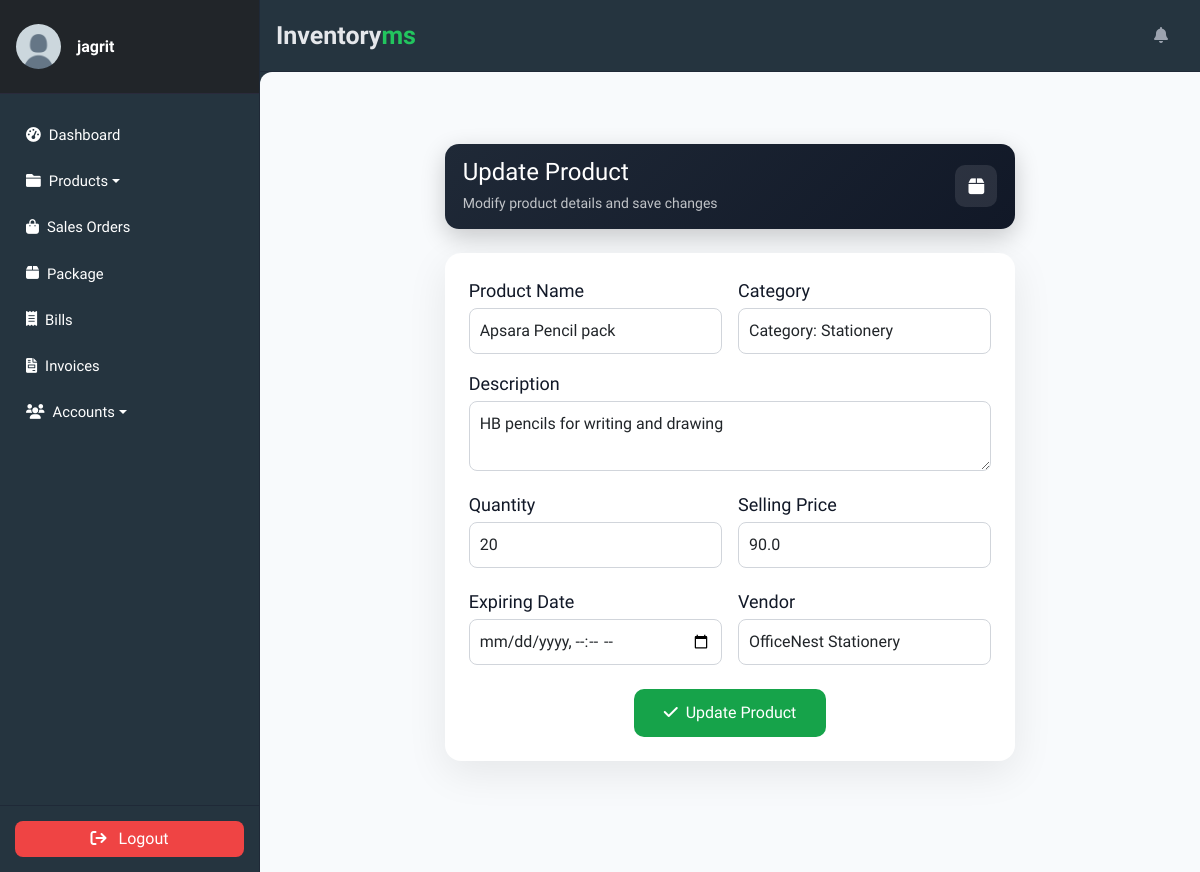
Before: /product/apsara-pencil-pack/update/ (signed in) with the older database file.
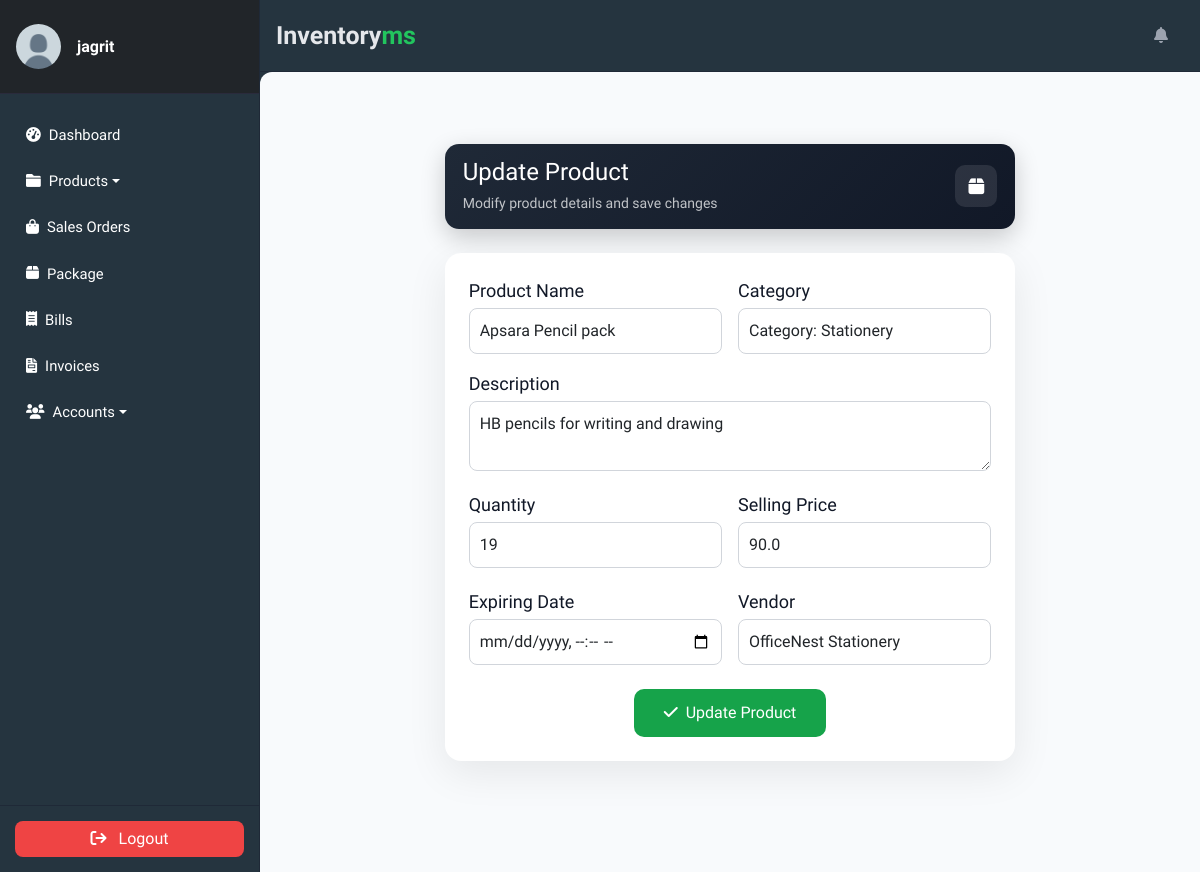
After: the same page with the newer database file.
### store/models.py (models this page shows, shortened)
class Item(models.Model):
    slug = AutoSlugField(unique=True, populate_from='name')
    name = models.CharField(max_length=50)
    sku = models.CharField(max_length=32, unique=True, null=True, blank=True)
    description = models.TextField(max_length=256)
    category = models.ForeignKey(Category, on_delete=models.CASCADE)
    quantity = models.IntegerField(default=0)
    low_stock_threshold = models.PositiveIntegerField(default=5)
    price = models.FloatField(default=0)
    cost_price = models.FloatField(default=0)
    expiring_date = models.DateTimeField(null=True, blank=True)
    vendor = models.ForeignKey(Vendor, on_delete=models.SET_NULL, null=True)
    class Meta:
        ordering = ['name']
        verbose_name_plural = 'Items'

### store/views.py (the view)
# urls.py: path('product/<slug:slug>/update/', ProductUpdateView.as_view(), name='product-update'),
class ProductUpdateView(LoginRequiredMixin, UserPassesTestMixin, UpdateView):
    model = Item
    template_name = "store/productupdate.html"
    form_class = ItemForm
    success_url = "/products"
    def test_func(self):
        if self.request.user.is_superuser:
            return True
        else:
            return False

### store/forms.py
class ItemForm(forms.ModelForm):
    class Meta:
        model = Item
        fields = [
            'name',
            'description',
            'category',
            'quantity',
            'price',
            'expiring_date',
            'vendor'
        ]
        widgets = {
            'name': forms.TextInput(attrs={'class': 'form-control'}),
            'description': forms.Textarea(
                attrs={
                    'class': 'form-control',
                    'rows': 2
                }
            ),
            'category': forms.Select(attrs={'class': 'form-control'}),
            'quantity': forms.NumberInput(attrs={'class': 'form-control'}),
            'price': forms.NumberInput(
                attrs={
                    'class': 'form-control',
                    'step': '0.01'
                }
            ),
            'expiring_date': forms.DateTimeInput(
                attrs={
                    'class': 'form-control',
                    'type': 'datetime-local'
                }
            ),
            'vendor': forms.Select(attrs={'class': 'form-control'}),
        }

### accounts/models.py (called while the page is built)
    def __str__(self):
        return self.name

### store/templates/store/productupdate.html (shortened to what this page needs)
{% extends "store/base.html" %}
{% load static %}
{% block content %}
<div class="container py-5">
    <div class="row justify-content-center mb-4">
        <div class="col-lg-8 col-md-10">
            <div class="header-card d-flex justify-content-between align-items-center">
                <div>
                    <h4 class="mb-1 text-white">Update Product</h4>
                    <small class="text-light opacity-75">
                        Modify product details and save changes
                    </small>
                </div>
                <div class="header-icon">
                    <i class="fa-solid fa-box"></i>
                </div>
            </div>
        </div>
    </div>
    <div class="row justify-content-center">
        <div class="col-lg-8 col-md-10">
            <div class="card form-card p-4">
                <form method="POST" enctype="multipart/form-data">
                    <div class="row g-3">
                        <div class="col-md-6">
                            <label class="form-label">Product Name</label>
                            {{ form.name }}
                        </div>
                        <div class="col-md-6">
                            <label class="form-label">Category</label>
                            {{ form.category }}
                        </div>
                    </div>
                    <div class="mt-3">
                        <label class="form-label">Description</label>
                        {{ form.description }}
                    </div>
                    <div class="row g-3 mt-1">
                        <div class="col-md-6">
                            <label class="form-label">Quantity</label>
                            {{ form.quantity }}
                        </div>
                        <div class="col-md-6">
                            <label class="form-label">Selling Price</label>
                            {{ form.price }}
                        </div>
                    </div>
                    <div class="row g-3 mt-1">
                        <div class="col-md-6">
                            <label class="form-label">Expiring Date</label>
                            {{ form.expiring_date }}
                        </div>
                        <div class="col-md-6">
                            <label class="form-label">Vendor</label>
                            {{ form.vendor }}
                        </div>
                    </div>
                    <div class="text-center mt-4">
                        <button class="btn submit-btn">
                            <i class="fa-solid fa-check me-1"></i> Update Product
                        </button>
                    </div>
                </form>
            </div>
        </div>
    </div>
</div>
{% endblock %}

Changed rows visible on the page:
changed Item "Apsara Pencil pack": quantity "20" → "19"
